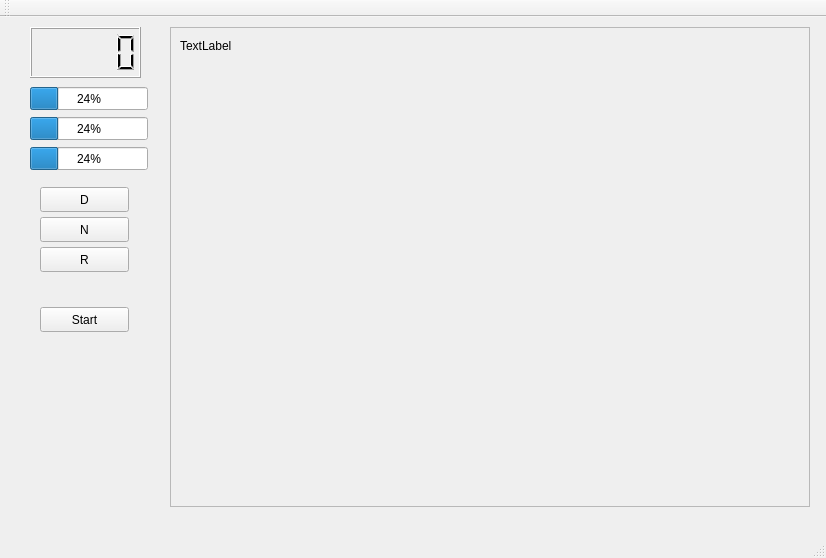
<?xml version="1.0" encoding="UTF-8"?>
<ui version="4.0">
 <class>MainWindow</class>
 <widget class="QMainWindow" name="MainWindow">
  <property name="geometry">
   <rect>
    <x>0</x>
    <y>0</y>
    <width>826</width>
    <height>558</height>
   </rect>
  </property>
  <property name="windowTitle">
   <string>MainWindow</string>
  </property>
  <widget class="QWidget" name="centralWidget">
   <widget class="QFrame" name="frame">
    <property name="geometry">
     <rect>
      <x>170</x>
      <y>10</y>
      <width>640</width>
      <height>480</height>
     </rect>
    </property>
    <property name="frameShape">
     <enum>QFrame::StyledPanel</enum>
    </property>
    <property name="frameShadow">
     <enum>QFrame::Raised</enum>
    </property>
    <widget class="QLabel" name="OpencvCapture">
     <property name="geometry">
      <rect>
       <x>10</x>
       <y>10</y>
       <width>67</width>
       <height>17</height>
      </rect>
     </property>
     <property name="text">
      <string>TextLabel</string>
     </property>
    </widget>
   </widget>
   <widget class="QProgressBar" name="ACC">
    <property name="geometry">
     <rect>
      <x>30</x>
      <y>70</y>
      <width>118</width>
      <height>23</height>
     </rect>
    </property>
    <property name="value">
     <number>24</number>
    </property>
   </widget>
   <widget class="QProgressBar" name="Brake">
    <property name="geometry">
     <rect>
      <x>30</x>
      <y>100</y>
      <width>118</width>
      <height>23</height>
     </rect>
    </property>
    <property name="value">
     <number>24</number>
    </property>
   </widget>
   <widget class="QProgressBar" name="cluch">
    <property name="geometry">
     <rect>
      <x>30</x>
      <y>130</y>
      <width>118</width>
      <height>23</height>
     </rect>
    </property>
    <property name="value">
     <number>24</number>
    </property>
   </widget>
   <widget class="QLCDNumber" name="Wheel">
    <property name="geometry">
     <rect>
      <x>30</x>
      <y>10</y>
      <width>111</width>
      <height>51</height>
     </rect>
    </property>
   </widget>
   <widget class="QPushButton" name="FORWARD">
    <property name="geometry">
     <rect>
      <x>40</x>
      <y>170</y>
      <width>89</width>
      <height>25</height>
     </rect>
    </property>
    <property name="text">
     <string>D</string>
    </property>
   </widget>
   <widget class="QPushButton" name="RETURNWARD">
    <property name="geometry">
     <rect>
      <x>40</x>
      <y>230</y>
      <width>89</width>
      <height>25</height>
     </rect>
    </property>
    <property name="text">
     <string>R</string>
    </property>
   </widget>
   <widget class="QPushButton" name="NULLGEAR">
    <property name="geometry">
     <rect>
      <x>40</x>
      <y>200</y>
      <width>89</width>
      <height>25</height>
     </rect>
    </property>
    <property name="text">
     <string>N</string>
    </property>
   </widget>
   <widget class="QPushButton" name="Start">
    <property name="geometry">
     <rect>
      <x>40</x>
      <y>290</y>
      <width>89</width>
      <height>25</height>
     </rect>
    </property>
    <property name="text">
     <string>Start</string>
    </property>
   </widget>
  </widget>
  <widget class="QMenuBar" name="menuBar">
   <property name="geometry">
    <rect>
     <x>0</x>
     <y>0</y>
     <width>826</width>
     <height>28</height>
    </rect>
   </property>
  </widget>
  <widget class="QToolBar" name="mainToolBar">
   <attribute name="toolBarArea">
    <enum>TopToolBarArea</enum>
   </attribute>
   <attribute name="toolBarBreak">
    <bool>false</bool>
   </attribute>
  </widget>
  <widget class="QStatusBar" name="statusBar"/>
 </widget>
 <layoutdefault spacing="6" margin="11"/>
 <resources/>
 <connections/>
</ui>
